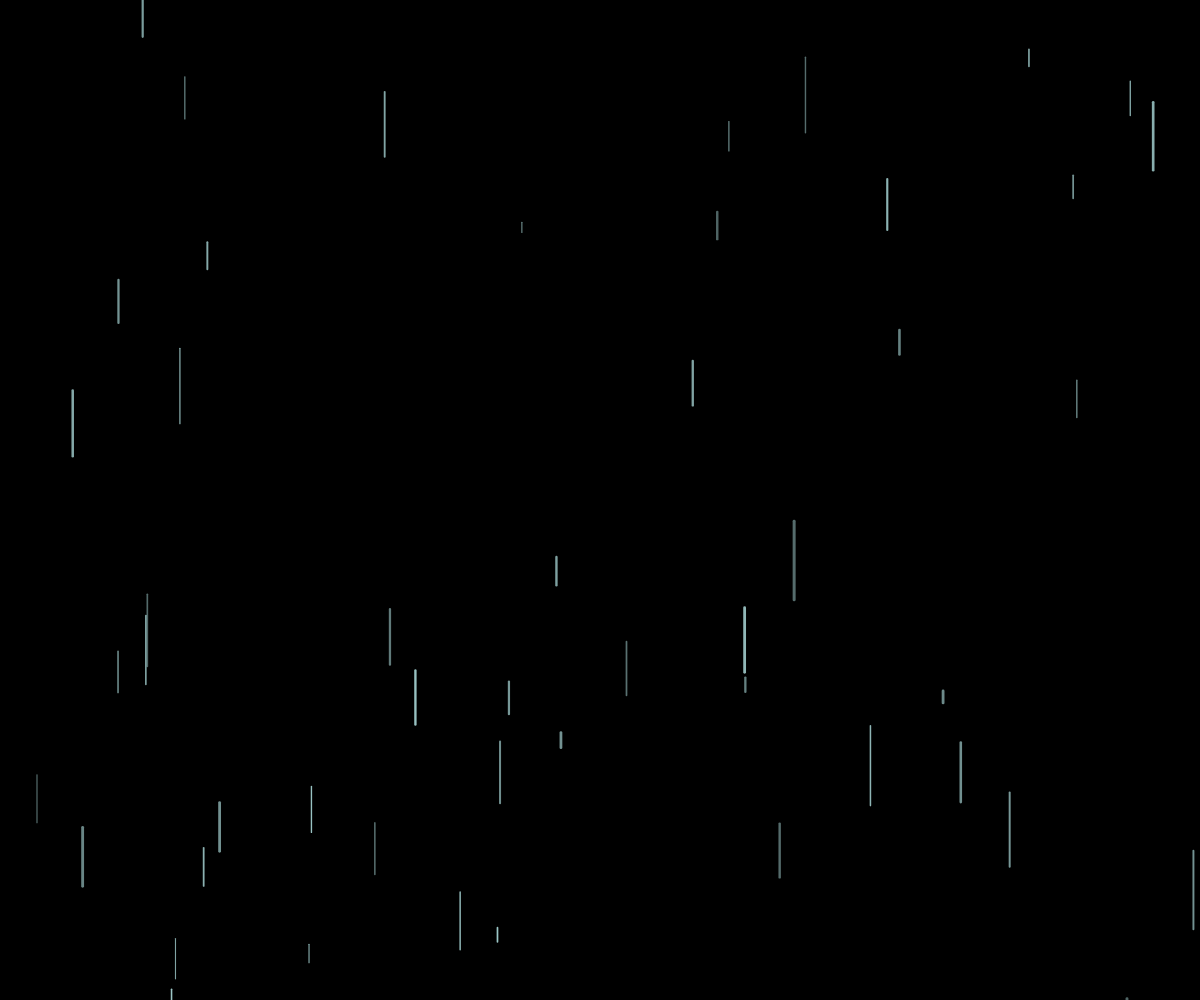
Frame 1 (no input)
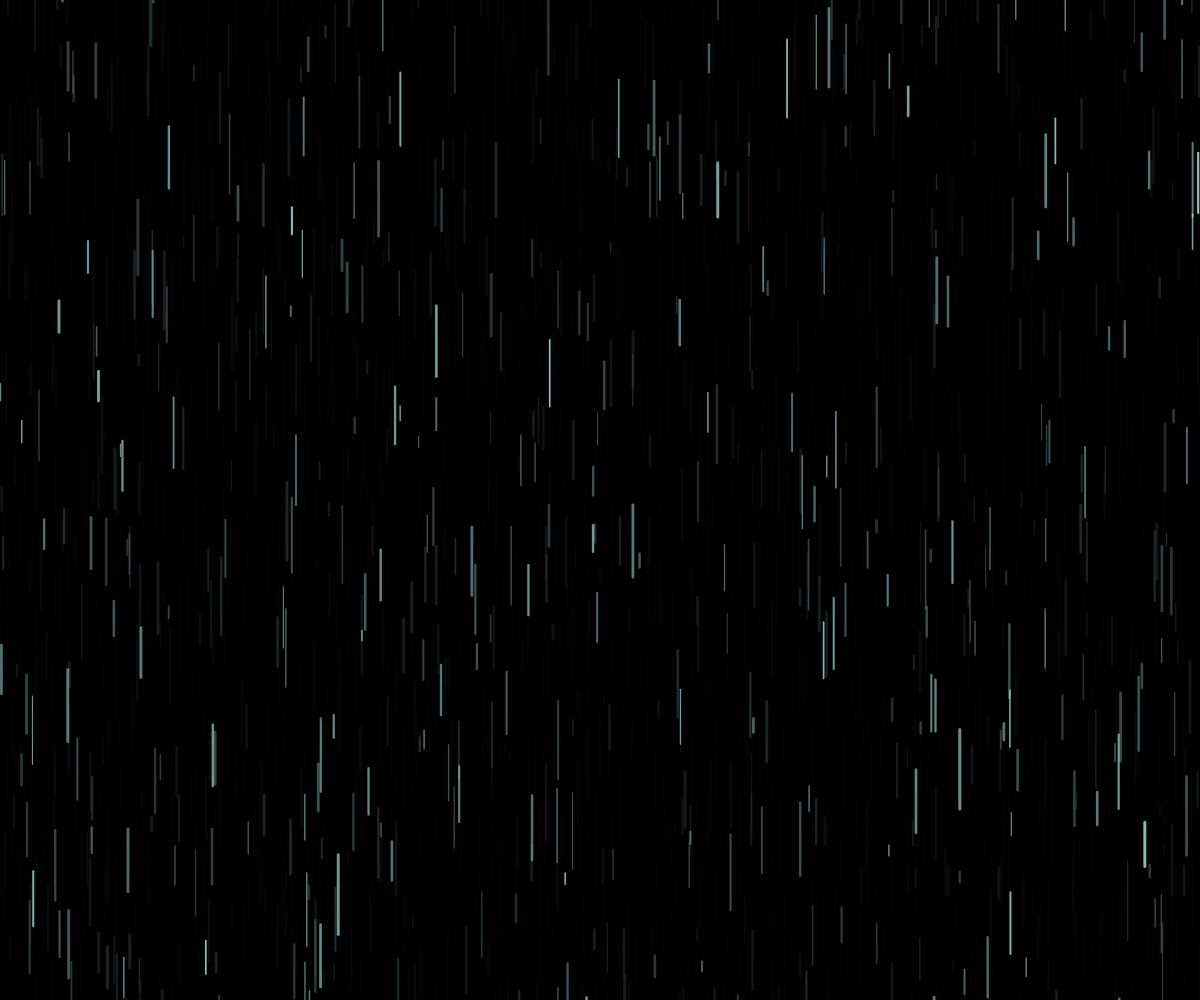
Frame 60 (no input)
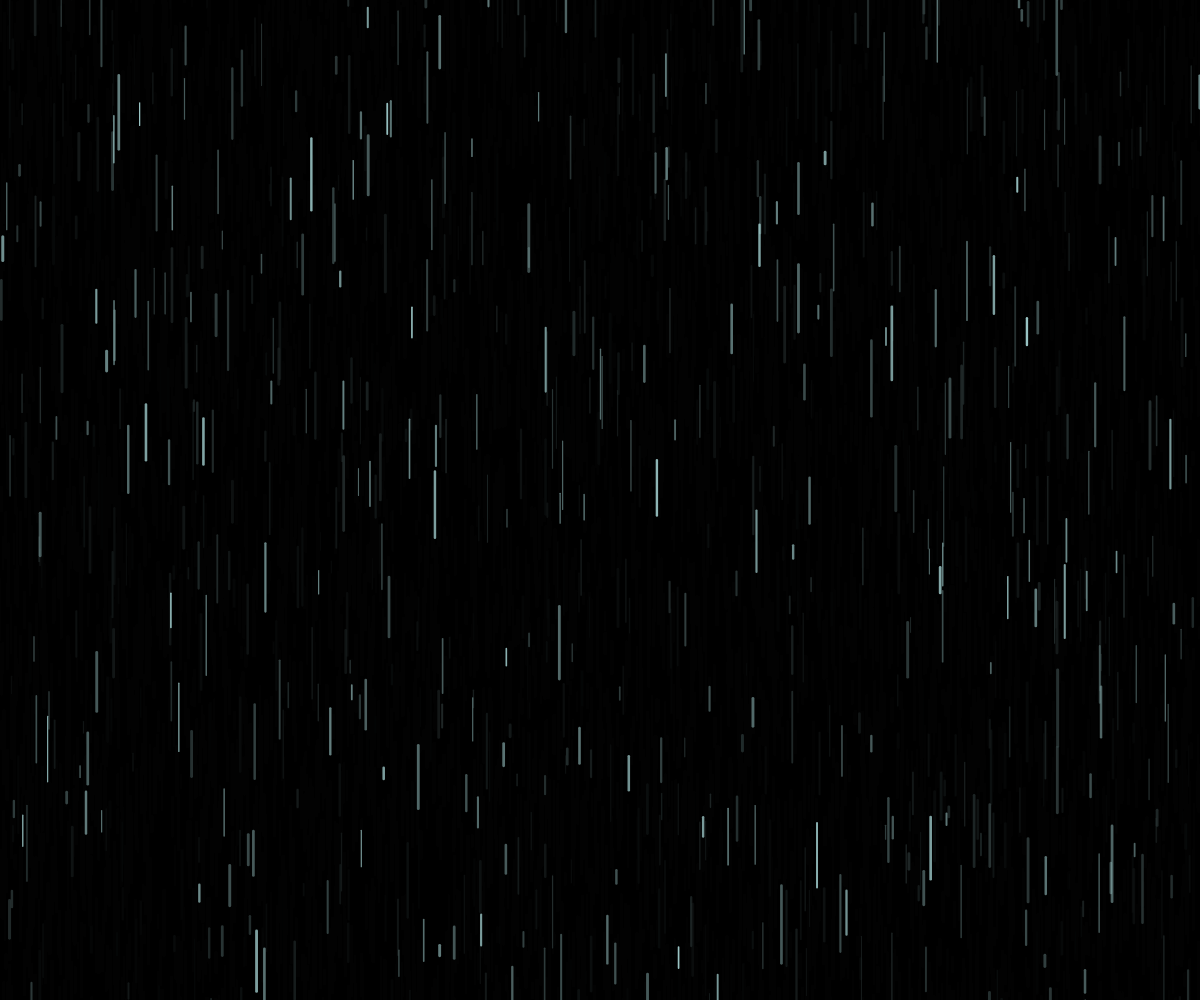
Frame 120 (the mouse pressed at the canvas centre since frame 60)

The p5.js sketch that drew these frames (run headless with seeded random() and noise() and a simulated clock; from frame 60 on, the mouse is pressed at the canvas centre):

// p5.js sketch
// ── sketch.js
let flash = false;
let flashTimer = 0;

function setup() {
	createCanvas(windowWidth, windowHeight);
	background(0);
}

function windowResized() {
	resizeCanvas(windowWidth, windowHeight);
}

function draw() {
	// attiva un flash con probabilità bassa
	if (!flash && random(1) < 0.003) { // 0.2% di probabilità per frame
		flash = true;
		flashTimer = int(random(1, 3)); // durata breve
	}

	// sfondo con effetto tuono tenue
	if (flash) {
		background(220); // flash grigio chiaro, non bianco
		flashTimer--;
		if (flashTimer <= 0) {
			flash = false;
		}
	} else {
		background(0, 50); // sfondo nero semitrasparente
	}

	// pioggia
	for (let i = 0; i < 50; i++) {
		let gl = random(10, 80);
		let gx = random(0, width);
		let gy = random(-gl, height);

		strokeWeight(random(1, 3));
		stroke(200, 255, 255, random(100, 200));
		line(gx, gy, gx, gy + gl);
	}
}
